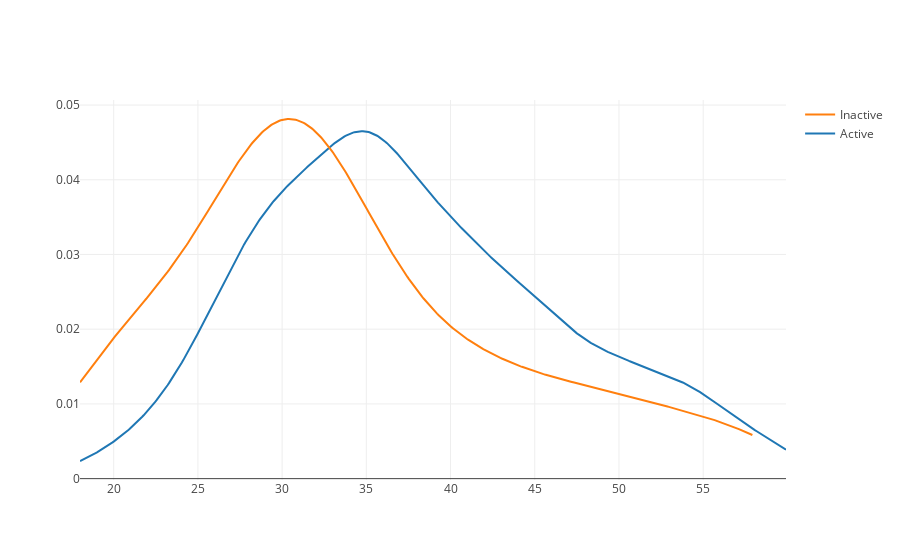

The notebook cell this image was saved under:
### Code cell
x1 = df_human_resources.loc[df_human_resources['Attrition'] == 'No', 'Age']
x2 = df_human_resources.loc[df_human_resources['Attrition'] == 'Yes', 'Age']

hist_data = [x1, x2]
group_labels = ['Active', 'Inactive']

fig = ff.create_distplot(hist_data, group_labels, curve_type = 'kde', show_hist = False, show_rug = False)
iplot(fig)

# fig['Layout'].update(title = 'Age Distritbuion by Attrition')
# fig['Layout'].update(xaxis = dict(range=[10, 60], dticks = 5))

# py.iplot(fig, filename = 'Distplot with Multiple Datasets')

### Figure 1 — Plotly figure (JSON) as saved in the notebook; plotly's stock layout.template omitted (floating-point values rounded to 4 significant figures; data arrays with more than 128 entries replaced by an {"elided": "..."} marker saying what was removed)
{"data": [{"legendgroup": "Active", "marker": {"color": "rgb(31, 119, 180)"}, "mode": "lines", "name": "Active", "showlegend": true, "type": "scatter", "uid": "dd1aac5f-eb1f-45e6-955d-bbebfb8901c2", "x": {"elided": "500 float values"}, "xaxis": "x", "y": {"elided": "500 float values"}, "yaxis": "y"}, {"legendgroup": "Inactive", "marker": {"color": "rgb(255, 127, 14)"}, "mode": "lines", "name": "Inactive", "showlegend": true, "type": "scatter", "uid": "7e0ea972-8029-40a0-8895-ee5056ec54f7", "x": {"elided": "500 float values"}, "xaxis": "x", "y": {"elided": "500 float values"}, "yaxis": "y"}], "layout": {"barmode": "overlay", "hovermode": "closest", "legend": {"traceorder": "reversed"}, "xaxis": {"anchor": "y2", "domain": [0, 1], "zeroline": false}, "yaxis": {"anchor": "free", "domain": [0, 1], "position": 0}}}
